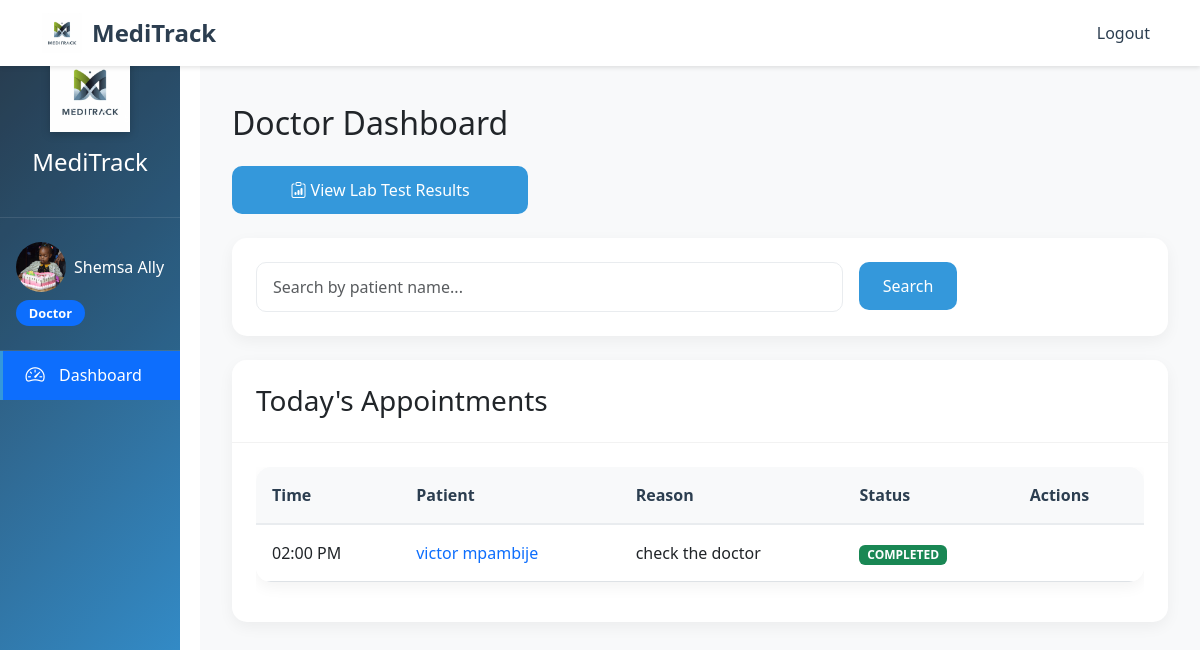
The app's page /doctor/dashboard/ (signed in) with its own data.
### hospital/models.py (models this page shows, shortened)
class User(AbstractUser):
    ROLE_CHOICES = (
        ('DOCTOR', 'Doctor'),
        ('RECEPTIONIST', 'Receptionist'),
        ('PHARMACIST', 'Pharmacist'),
        ('LAB_TECHNICIAN', 'Lab Technician'),
    )
    role = models.CharField(max_length=20, choices=ROLE_CHOICES, null=True, blank=True)
    phone = models.CharField(max_length=15, null=True, blank=True)
    email = models.EmailField(unique=True)

class StaffProfile(models.Model):
    user = models.OneToOneField(User, on_delete=models.CASCADE, related_name='staff_profile')
    profile_picture = models.ImageField(upload_to='profile_pictures/', null=True, blank=True)
    bio = models.TextField(max_length=500, blank=True)
    created_at = models.DateTimeField(auto_now_add=True)
    updated_at = models.DateTimeField(auto_now=True)

class Appointment(models.Model):
    STATUS_CHOICES = [
        ('SCHEDULED', 'Scheduled'),
        ('IN_PROGRESS', 'In Progress'),
        ('COMPLETED', 'Completed'),
        ('CANCELLED', 'Cancelled'),
    ]
    patient = models.ForeignKey(Patient, on_delete=models.CASCADE, related_name='appointments')
    doctor = models.ForeignKey(Doctor, on_delete=models.CASCADE, related_name='appointments')
    receptionist = models.ForeignKey(Receptionist, on_delete=models.SET_NULL, null=True, blank=True)
    date_time = models.DateTimeField()
    reason = models.TextField()
    status = models.CharField(max_length=20, choices=STATUS_CHOICES, default='SCHEDULED')
    notes = models.TextField(blank=True, null=True)
    created_at = models.DateTimeField(auto_now_add=True)
    updated_at = models.DateTimeField(auto_now=True)
    class Meta:
        ordering = ['-date_time']

class Patient(models.Model):
    user = models.OneToOneField(User, on_delete=models.CASCADE)
    address = models.TextField()
    date_of_birth = models.DateField()
    gender = models.CharField(max_length=10, choices=[('MALE', 'Male'), ('FEMALE', 'Female')], null=True)
    emergency_contact = models.CharField(max_length=20)
    status = models.CharField(
        max_length=20,
        choices=[
            ('WAITING', 'Waiting'),
            ('IN_LAB', 'In Lab'),
            ('IN_PHARMACY', 'In Pharmacy'),
            ('COMPLETED', 'Completed')
        ],
        default='WAITING'
    )
    created_at = models.DateTimeField(auto_now_add=True)
    updated_at = models.DateTimeField(auto_now=True)
    class Meta:
        ordering = ['-created_at']

### hospital/views.py (the view)
# urls.py: path('doctor/dashboard/', views.doctor_dashboard, name='doctor_dashboard'),
@login_required
def doctor_dashboard(request):
    if request.user.role != 'DOCTOR':
        return redirect('home')
    doctor = Doctor.objects.get(user=request.user)
    appointments = Appointment.objects.filter(doctor=doctor).order_by('-date_time')
    search_query = request.GET.get('search', '')
    if search_query:
        appointments = appointments.filter(
            Q(patient__user__first_name__icontains=search_query) |
            Q(patient__user__last_name__icontains=search_query)
        )
    context = {
        'appointments': appointments,
        'search_query': search_query
    }
    return render(request, 'doctor/dashboard.html', context)

### hospital/templates/doctor/dashboard.html (shortened to what this page needs)
{% extends 'base.html' %}
{% block content %}
<div class="container mt-4">
    <h2 class="mb-4">Doctor Dashboard</h2>
    <div class="row mb-4">
        <div class="col-md-4">
            <a href="{% url 'lab_test_results' %}" class="btn btn-primary w-100">
                <i class="bi bi-clipboard-data"></i> View Lab Test Results
            </a>
        </div>
    </div>
    <div class="card mb-4">
        <div class="card-body">
            <form method="get" class="row g-3">
                <div class="col-md-8">
                    <input type="text" name="search" class="form-control" placeholder="Search by patient name..." value="{{ search_query }}">
                </div>
                <div class="col-md-4">
                    <button type="submit" class="btn btn-primary">Search</button>
                </div>
            </form>
        </div>
    </div>
    <div class="card mb-4">
        <div class="card-header">
            <h3 class="card-title mb-0">Today's Appointments</h3>
        </div>
        <div class="card-body">
            {% if appointments %}
                <div class="table-responsive">
                    <table class="table table-hover">
                        <thead>
                            <tr>
                                <th>Time</th>
                                <th>Patient</th>
                                <th>Reason</th>
                                <th>Status</th>
                                <th>Actions</th>
                            </tr>
                        </thead>
                        <tbody>
                            {% for appointment in appointments %}
                                <tr>
                                    <td>{{ appointment.date_time|date:"h:i A" }}</td>
                                    <td>
                                        <a href="{% url 'patient_detail' appointment.patient.id %}" class="text-decoration-none">
                                            {{ appointment.patient.user.get_full_name }}
                                        </a>
                                    </td>
                                    <td>{{ appointment.reason }}</td>
                                    <td>
                                        <span class="badge {% if appointment.status == 'SCHEDULED' %}bg-primary{% elif appointment.status == 'COMPLETED' %}bg-success{% else %}bg-danger{% endif %}">
                                            {{ appointment.status }}
                                        </span>
                                    </td>
                                    <td>
                                    </td>
                                </tr>
                            {% endfor %}
                        </tbody>
                    </table>
                </div>
            {% else %}
                <p class="text-muted">No appointments scheduled for today.</p>
            {% endif %}
        </div>
    </div>
</div>
{% endblock %}

### hospital/templates/base.html (shortened to what this page needs)
{% load static %}
<!DOCTYPE html>
<html lang="en">
<head>
    <link href="https://cdn.jsdelivr.net/npm/bootstrap@5.3.0/dist/css/bootstrap.min.css" rel="stylesheet">
    <link href="https://cdn.jsdelivr.net/npm/bootstrap-icons@1.7.2/font/bootstrap-icons.css" rel="stylesheet">
    <link href="https://cdnjs.cloudflare.com/ajax/libs/font-awesome/5.15.4/css/all.min.css" rel="stylesheet">
    <link href="{% static 'css/custom.css' %}" rel="stylesheet">
</head>
<body>
    <nav class="navbar navbar-expand-lg fixed-top">
        <div class="container">
            <a class="navbar-brand" href="{% url 'home' %}">
                <img src="{% static 'images/logo.png' %}" alt="MediTrack Logo" class="navbar-logo">
                MediTrack
            </a>
            <div class="collapse navbar-collapse" id="navbarNav">
                <ul class="navbar-nav ms-auto">
                    {% if user.is_authenticated %}
                        <li class="nav-item">
                            <a class="nav-link" href="{% url 'logout' %}">Logout</a>
                        </li>
                    {% endif %}
                </ul>
            </div>
        </div>
    </nav>
    {% if user.is_authenticated %}
    <div class="container-fluid">
        <div class="row">
            <div class="col-md-3 col-lg-2 sidebar">
                <div class="sidebar-header">
                    <img src="{% static 'images/logo.png' %}" alt="MediTrack Logo" class="sidebar-logo">
                    <h4 class="text-white">MediTrack</h4>
                </div>
                <div class="sidebar-user">
                    <a href="{% url 'profile' %}" class="text-decoration-none">
                        <div class="user-info">
                            {% if user.staff_profile.profile_picture %}
                                <img src="{{ user.staff_profile.profile_picture.url }}" alt="Profile Picture"
                                     class="rounded-circle" style="width: 50px; height: 50px; object-fit: cover;">
                            {% else %}
                                <i class="bi bi-person-circle"></i>
                            {% endif %}
                            <span>{{ user.get_full_name|default:user.username }}</span>
                        </div>
                    </a>
                    <div class="user-role">
                        <span class="badge bg-primary">{{ user.get_role_display }}</span>
                    </div>
                </div>
                <ul class="nav flex-column">
                    {% if user.role == 'RECEPTIONIST' %}
                        <li class="nav-item">
                            <a class="nav-link {% if request.resolver_match.url_name == 'receptionist_dashboard' %}active{% endif %}"
                               href="{% url 'receptionist_dashboard' %}">
                                <i class="bi bi-speedometer2"></i> Dashboard
                            </a>
                        </li>
                        <li class="nav-item">
                            <a class="nav-link {% if request.resolver_match.url_name == 'patient_list' %}active{% endif %}"
                               href="{% url 'patient_list' %}">
                                <i class="bi bi-people"></i> All Patients
                            </a>
                        </li>
                        <li class="nav-item">
                            <a class="nav-link {% if request.resolver_match.url_name == 'add_patient' %}active{% endif %}"
                               href="{% url 'add_patient' %}">
                                <i class="bi bi-person-plus"></i> Add Patient
                            </a>
                        </li>
                        <li class="nav-item">
                            <a class="nav-link {% if request.resolver_match.url_name == 'appointment_list' %}active{% endif %}"
                               href="{% url 'appointment_list' %}">
                                <i class="bi bi-calendar"></i> Appointments
                            </a>
                        </li>
                        <li class="nav-item">
                            <a class="nav-link {% if request.resolver_match.url_name == 'add_appointment' %}active{% endif %}"
                               href="{% url 'add_appointment' %}">
                                <i class="bi bi-calendar-plus"></i> New Appointment
                            </a>
                        </li>
                    {% elif user.role == 'DOCTOR' %}
                        <li class="nav-item">
                            <a class="nav-link {% if request.resolver_match.url_name == 'doctor_dashboard' %}active{% endif %}"
                               href="{% url 'doctor_dashboard' %}">
                                <i class="bi bi-speedometer2"></i> Dashboard
                            </a>
                        </li>
                    {% endif %}
                </ul>
            </div>
            <div class="col-md-9 col-lg-10 main-content">
                {% block content %}{% endblock %}
            </div>
        </div>
    </div>
    {% else %}
    <div class="content-wrapper">
        {% block auth_content %}{% endblock %}
    </div>
    {% endif %}
</body>
</html>

### static/css/custom.css (style rules this page uses)
.card { border: none; transition: all 0.3s ease; box-shadow: 0 2px 15px rgba(0, 0, 0, 0.05); }
.btn { border-radius: 8px; padding: 0.75rem 1.5rem; font-weight: 500; transition: all 0.3s ease; }
.btn-primary { background: linear-gradient(135deg, #0d6efd 0%, #0a58ca 100%); border: none; }
.navbar { background: rgba(255, 255, 255, 0.95); backdrop-filter: blur(10px); box-shadow: 0 2px 10px rgba(0, 0, 0, 0.1); padding: 0.5rem 0; }
.navbar-brand { font-size: 1.5rem; font-weight: 700; color: #2c3e50; display: flex; align-items: center; gap: 0.5rem; }
.navbar-logo { height: 40px; width: auto; }
.nav-link { color: #2c3e50; font-weight: 500; padding: 0.5rem 1rem; transition: all 0.3s ease; }
.form-control { border-radius: 8px; padding: 0.75rem 1rem; border: 1px solid #dee2e6; }
.table { border-radius: 8px; overflow: hidden; box-shadow: 0 2px 15px rgba(0, 0, 0, 0.05); }
.table thead th { background-color: #f8f9fa; border-bottom: 2px solid #dee2e6; font-weight: 600; }
.sidebar { min-height: 100vh; background: linear-gradient(135deg, #2c3e50 0%, #3498db 100%); padding: 0; position: fixed; width: inherit; max-width: inherit; }
.sidebar-header { padding: 2rem 1rem; text-align: center; background: rgba(0, 0, 0, 0.1); border-bottom: 1px solid rgba(255, 255, 255, 0.1); }
.sidebar-logo { width: 80px; height: auto; margin-bottom: 1rem; filter: drop-shadow(0 2px 4px rgba(0, 0, 0, 0.2)); }
.sidebar-user { padding: 1.5rem 1rem; background: rgba(0, 0, 0, 0.1); border-bottom: 1px solid rgba(255, 255, 255, 0.1); }
.user-info { display: flex; align-items: center; gap: 0.5rem; color: white; margin-bottom: 0.5rem; }
.user-role .badge { font-size: 0.8rem; padding: 0.4rem 0.8rem; border-radius: 20px; }
.sidebar .nav-link { color: rgba(255, 255, 255, 0.8); padding: 1rem 1.5rem; display: flex; align-items: center; gap: 0.75rem; transition: all 0.3s ease; border-left: 3px solid transparent; }
.sidebar .nav-link i { font-size: 1.2rem; width: 24px; text-align: center; }
.sidebar .nav-link.active { color: white; background: rgba(255, 255, 255, 0.1); border-left-color: #3498db; }
.main-content { padding: 2rem; margin-left: 16.666667%; background: #f8f9fa; min-height: 100vh; }
@media (min-width: 992px) { .main-content { margin-left: 16.666667%; } }
.card { border: none; border-radius: 15px; box-shadow: 0 5px 15px rgba(0, 0, 0, 0.05); transition: all 0.3s ease; }
.card-header { background: white; border-bottom: 1px solid rgba(0, 0, 0, 0.05); padding: 1.5rem; border-radius: 15px 15px 0 0 !important; }
.card-body { padding: 1.5rem; }
.table { background: white; border-radius: 15px; overflow: hidden; box-shadow: 0 5px 15px rgba(0, 0, 0, 0.05); }
.table thead th { background: #f8f9fa; border-bottom: 2px solid #e9ecef; color: #2c3e50; font-weight: 600; padding: 1rem; }
.table tbody td { padding: 1rem; vertical-align: middle; }
.form-control { border-radius: 10px; padding: 0.75rem 1rem; border: 1px solid #e9ecef; transition: all 0.3s ease; }
.btn { padding: 0.75rem 1.5rem; border-radius: 10px; font-weight: 500; transition: all 0.3s ease; }
.btn-primary { background: #3498db; border: none; }

### hospital/templates/base.html (style rules this page uses)
.sidebar { min-height: 100vh; background-color: #343a40; padding-top: 20px; }
.sidebar .nav-link { color: #fff; padding: 10px 20px; }
.sidebar .nav-link.active { background-color: #0d6efd; }
.main-content { padding: 20px; padding-top: 80px; }
body { min-height: 100vh; display: flex; flex-direction: column; }
.navbar { background-color: #fff; box-shadow: 0 2px 4px rgba(0,0,0,0.1); }
.navbar-brand { display: flex; align-items: center; gap: 10px; }
.navbar-logo { height: 40px; width: auto; }

### records on screen
User: staff_profile.profile_picture (picture), get_full_name "Shemsa Ally", role "Doctor"
Appointment: date_time "02:00 PM", patient.user.get_full_name "victor mpambije", reason "check the doctor", status "COMPLETED"
